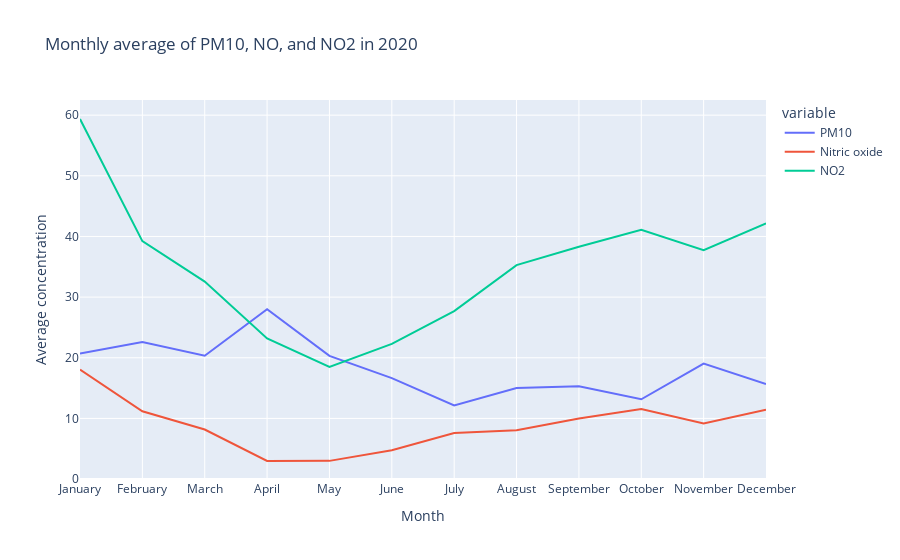

Notebook code cell kept with this figure:
### Code cell
poar2020 = poar_data[2020]
poar2020['Date'] = pd.to_datetime(poar2020['Date'], dayfirst=True)

poar2020['time'] = poar2020['time'].replace('24:00', '00:00')
# poar2020.head()

# poar2020['time'] = pd.to_datetime(poar2020['time'], format='%H:%M').dt.time

poar2020.sort_values(by='time', inplace=True)
 

avg = poar2020[[ "Date", "PM<sub>10</sub> particulate matter (Hourly measured)", "Nitric oxide", "Nitrogen oxides as nitrogen dioxide"]]
avg.rename(columns={"PM<sub>10</sub> particulate matter (Hourly measured)": "PM10", "Nitrogen oxides as nitrogen dioxide": "NO2"}, inplace=True)
# avg.head()

monthly_avg = avg.resample('ME', on='Date').mean()

# Format the 'Date' index to show only month
monthly_avg.index = monthly_avg.index.strftime('%B')
# monthly_avg.head()

# monthly_avg.plot(kind='line', figsize=(10, 6))
# plt.title("Monthly average of PM10, NO and NO2 in 2020")
# plt.ylabel("Average concentration")
# plt.xlabel("Month")
# plt.show()

fig = px.line(monthly_avg, x=monthly_avg.index, y=monthly_avg.columns, title="Monthly average of PM10, NO, and NO2 in 2020")
fig.update_xaxes(title_text='Month')
fig.update_yaxes(title_text='Average concentration')
fig.show()

### Figure 1 — Plotly figure (JSON) as saved in the notebook; plotly's stock layout.template omitted (floating-point values rounded to 4 significant figures)
{"data": [{"hovertemplate": "variable=PM10<br>Date=%{x}<br>value=%{y}<extra></extra>", "legendgroup": "PM10", "line": {"color": "#636efa", "dash": "solid"}, "marker": {"symbol": "circle"}, "mode": "lines", "name": "PM10", "orientation": "v", "showlegend": true, "type": "scatter", "x": ["January", "February", "March", "April", "May", "June", "July", "August", "September", "October", "November", "December"], "xaxis": "x", "y": [20.72, 22.61, 20.33, 28.01, 20.31, 16.64, 12.15, 15.01, 15.29, 13.15, 19.04, 15.68], "yaxis": "y"}, {"hovertemplate": "variable=Nitric oxide<br>Date=%{x}<br>value=%{y}<extra></extra>", "legendgroup": "Nitric oxide", "line": {"color": "#EF553B", "dash": "solid"}, "marker": {"symbol": "circle"}, "mode": "lines", "name": "Nitric oxide", "orientation": "v", "showlegend": true, "type": "scatter", "x": ["January", "February", "March", "April", "May", "June", "July", "August", "September", "October", "November", "December"], "xaxis": "x", "y": [18.04, 11.17, 8.173, 2.978, 3.0, 4.752, 7.598, 8.048, 10.0, 11.57, 9.17, 11.42], "yaxis": "y"}, {"hovertemplate": "variable=NO2<br>Date=%{x}<br>value=%{y}<extra></extra>", "legendgroup": "NO2", "line": {"color": "#00cc96", "dash": "solid"}, "marker": {"symbol": "circle"}, "mode": "lines", "name": "NO2", "orientation": "v", "showlegend": true, "type": "scatter", "x": ["January", "February", "March", "April", "May", "June", "July", "August", "September", "October", "November", "December"], "xaxis": "x", "y": [59.37, 39.23, 32.56, 23.17, 18.5, 22.28, 27.7, 35.27, 38.32, 41.1, 37.75, 42.16], "yaxis": "y"}], "layout": {"legend": {"title": {"text": "variable"}, "tracegroupgap": 0}, "title": {"text": "Monthly average of PM10, NO, and NO2 in 2020"}, "xaxis": {"anchor": "y", "domain": [0, 1], "title": {"text": "Month"}}, "yaxis": {"anchor": "x", "domain": [0, 1], "title": {"text": "Average concentration"}}}}
